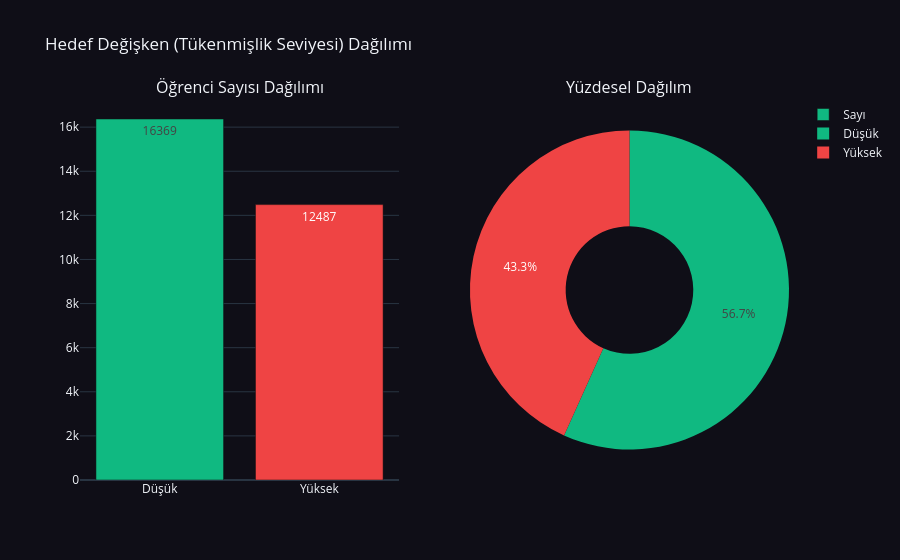

The code cell stored with this chart in its notebook:
### Code cell
# 2.3 Hedef Değişken Dağılımı
TARGET = 'Tükenmişlik'

# Hedef değişkeni binary kategorik yaparak Düşük → Yüksek sırasını sabitliyoruz
df[TARGET] = pd.Categorical(df[TARGET], categories=['Düşük', 'Yüksek'], ordered=True)

target_counts = df[TARGET].value_counts(sort=False).reset_index()
target_counts.columns = ['Risk Seviyesi', 'Öğrenci Sayısı']

fig = make_subplots(rows=1, cols=2, specs=[[{"type": "bar"}, {"type": "pie"}]],
                    subplot_titles=("Öğrenci Sayısı Dağılımı", "Yüzdesel Dağılım"))

colors = {'Düşük': '#10b981', 'Yüksek': '#ef4444'}

fig.add_trace(
    go.Bar(
        x=target_counts['Risk Seviyesi'],
        y=target_counts['Öğrenci Sayısı'],
        marker_color=[colors[r] for r in target_counts['Risk Seviyesi']],
        text=target_counts['Öğrenci Sayısı'],
        textposition='auto',
        name='Sayı'
    ),
    row=1, col=1
)

fig.add_trace(
    go.Pie(
        labels=target_counts['Risk Seviyesi'],
        values=target_counts['Öğrenci Sayısı'],
        marker=dict(colors=[colors[l] for l in target_counts['Risk Seviyesi']]),
        hole=.4,
        name='Yüzde',
        sort=False
    ),
    row=1, col=2
)

fig.update_layout(
    title_text="Hedef Değişken (Tükenmişlik Seviyesi) Dağılımı",
    template="plotly_dark",
    paper_bgcolor='#0a0e1a',
    plot_bgcolor='#0a0e1a',
    showlegend=True
)
fig.show()

try:
    fig.write_image(f"{FIGURES_DIR}eda_target_distribution.png", scale=2)
    print("Grafik kaydedildi: eda_target_distribution.png")
except Exception as e:
    print(f"Kaydetme başarısız: {e}")

### Figure 1 — Plotly figure (JSON) as saved in the notebook; plotly's stock layout.template omitted (floating-point values rounded to 4 significant figures)
{"data": [{"marker": {"color": ["#10b981", "#ef4444"]}, "name": "Sayı", "text": [16370.0, 12490.0], "textposition": "auto", "type": "bar", "x": ["Düşük", "Yüksek"], "xaxis": "x", "y": [16369, 12487], "yaxis": "y"}, {"domain": {"x": [0.55, 1], "y": [0, 1]}, "hole": 0.4, "labels": ["Düşük", "Yüksek"], "marker": {"colors": ["#10b981", "#ef4444"]}, "name": "Yüzde", "sort": false, "type": "pie", "values": [16369, 12487]}], "layout": {"annotations": [{"font": {"size": 16}, "showarrow": false, "text": "Öğrenci Sayısı Dağılımı", "x": 0.225, "xanchor": "center", "xref": "paper", "y": 1, "yanchor": "bottom", "yref": "paper"}, {"font": {"size": 16}, "showarrow": false, "text": "Yüzdesel Dağılım", "x": 0.775, "xanchor": "center", "xref": "paper", "y": 1, "yanchor": "bottom", "yref": "paper"}], "paper_bgcolor": "#0f0e17", "plot_bgcolor": "#0f0e17", "showlegend": true, "title": {"text": "Hedef Değişken (Tükenmişlik Seviyesi) Dağılımı"}, "xaxis": {"anchor": "y", "domain": [0, 0.45]}, "yaxis": {"anchor": "x", "domain": [0, 1]}}}
